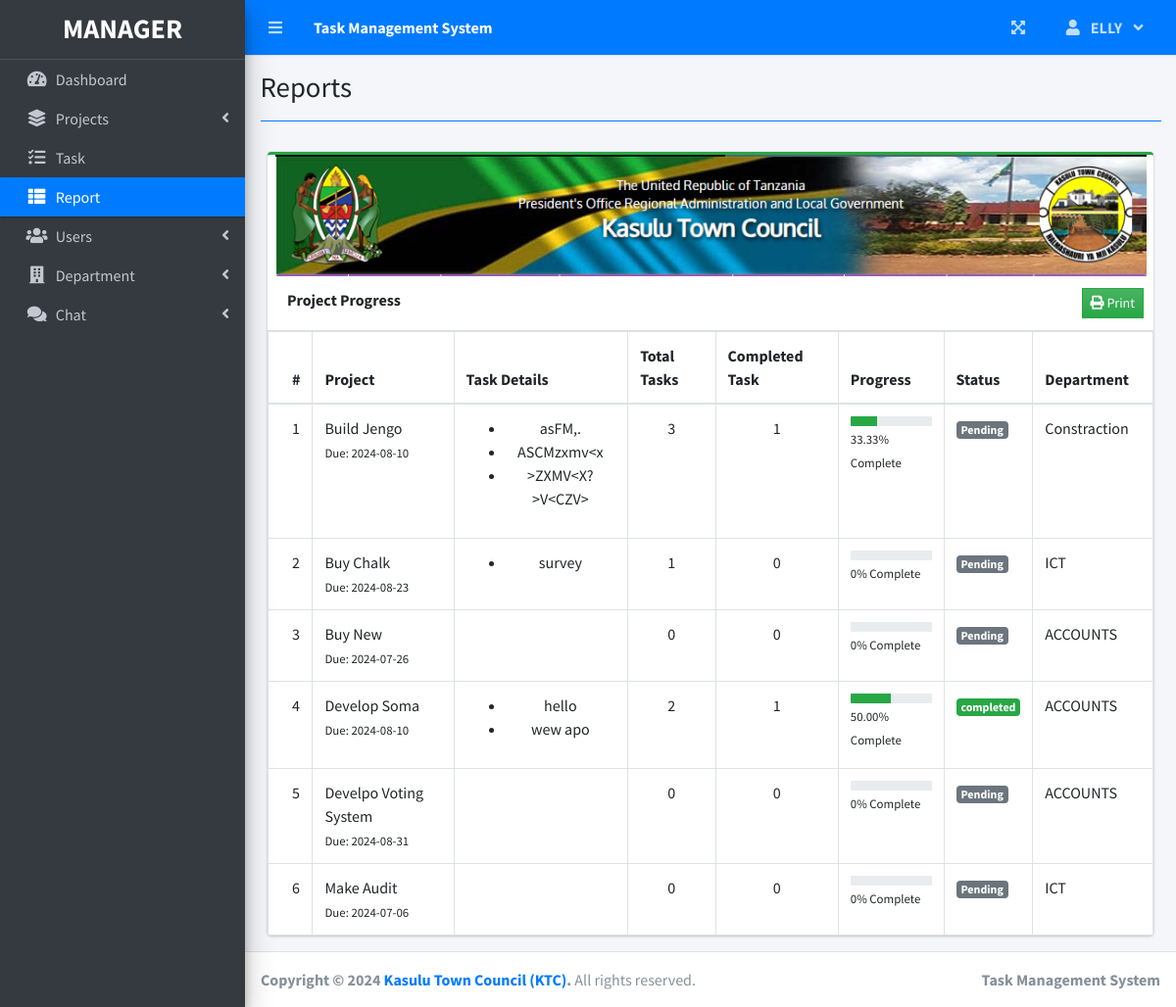
/index.php?page=reports (signed in), run on the app's committed database.
### tables this page shows
CREATE TABLE `project_list` (
  `id` int(11) NOT NULL,
  `name` varchar(200) NOT NULL,
  `description` text NOT NULL,
  `status` tinyint(4) NOT NULL,
  `start_date` date NOT NULL,
  `end_date` date NOT NULL,
  `manager_id` int(11) NOT NULL,
  `user_ids` text NOT NULL,
  `date_created` datetime NOT NULL DEFAULT current_timestamp()
);

CREATE TABLE `departments` (
  `id` int(11) NOT NULL,
  `department_name` varchar(100) NOT NULL,
  `description` text NOT NULL
);

### reports.php (the view, shortened to what this page needs)
<?php include 'db_connect.php' ?>
<div class="col-md-12">
    <div class="card card-outline card-success">
        <div class="col-md-12">
            <img src="assets/img/kasulu.png" alt="kasulu home" width="100%">
        </div>
        <div class="card-header">
            <b>Project Progress</b>
            <div class="card-tools">
                <button class="btn btn-flat btn-sm bg-gradient-success btn-success" id="print"><i class="fa fa-print"></i> Print</button>
            </div>
        </div>
        <div class="card-body p-0">
            <div class="table-responsive" id="printable">
                <table class="table m-0 table-bordered">
                    <thead>
                        <th>#</th>
                        <th>Project</th>
                        <th>Task Details</th>
                        <th>Total Tasks</th>
                        <th>Completed Task</th>
                        <th>Progress</th>
                        <th>Status</th>
                        <th>Department</th>
                    </thead>
                    <tbody>
                    <?php
                    $i = 1;
                    $stat = array("Pending", "Started", "On-Progress", "On-Hold", "Over Due", "completed");
                    $where = "";
                    $qry = $conn->query("
                        SELECT p.*, CONCAT(u.firstname, ' ', u.lastname) as pm_name, d.department_name as pm_department
                        FROM project_list p
                        LEFT JOIN users u ON p.manager_id = u.id
                        LEFT JOIN departments d ON u.department_id = d.id
                        $where
                        ORDER BY p.name ASC
                    ");
                    while ($row = $qry->fetch_assoc()):
                        $tprog = $conn->query("SELECT * FROM task_list WHERE project_id = {$row['id']}")->num_rows;
                        $cprog = $conn->query("SELECT * FROM task_list WHERE project_id = {$row['id']} AND status = 3")->num_rows;
                        $prog = $tprog > 0 ? ($cprog / $tprog) * 100 : 0;
                        $prog = $prog > 0 ? number_format($prog, 2) : $prog;
                        $tasks_qry = $conn->query("SELECT task FROM task_list WHERE project_id = {$row['id']}");
                        $tasks = [];
                        while ($task_row = $tasks_qry->fetch_assoc()) {
                            $tasks[] = $task_row['task'];
                        }
                        $tasks_list = '<ul>';
                        foreach ($tasks as $task) {
                            $tasks_list .= '<li>' . htmlspecialchars($task) . '</li>';
                        }
                        $tasks_list .= '</ul>';
                    ?>
                    <tr>
                        <td><?php echo $i++ ?></td>
                        <td>
                            <a>
                                <?php echo ucwords($row['name']) ?>
                            </a>
                            <br>
                            <small>
                                Due: <?php echo date("Y-m-d", strtotime($row['end_date'])) ?>
                            </small>
                        </td>
                        <td class="text-center">
                            <?php echo $tasks_list; ?>
                        </td>
                        <td class="text-center">
                            <?php echo number_format($tprog) ?>
                        </td>
                        <td class="text-center">
                            <?php echo number_format($cprog) ?>
                        </td>
                        <td class="project_progress">
                            <div class="progress progress-sm">
                                <div class="progress-bar bg-green" role="progressbar" aria-valuenow="<?php echo $prog ?>" aria-valuemin="0" aria-valuemax="100" style="width: <?php echo $prog ?>%">
                                </div>
                            </div>
                            <small>
                                <?php echo $prog ?>% Complete
                            </small>
                        </td>
                        <td class="project-state">
                            <?php
                            if ($stat[$row['status']] == 'Pending') {
                                echo "<span class='badge badge-secondary'>{$stat[$row['status']]}</span>";
                            } elseif ($stat[$row['status']] == 'Started') {
                                echo "<span class='badge badge-primary'>{$stat[$row['status']]}</span>";
                            } elseif ($stat[$row['status']] == 'On-Progress') {
                                echo "<span class='badge badge-info'>{$stat[$row['status']]}</span>";
                            } elseif ($stat[$row['status']] == 'On-Hold') {
                                echo "<span class='badge badge-warning'>{$stat[$row['status']]}</span>";
                            } elseif ($stat[$row['status']] == 'Over Due') {
                                echo "<span class='badge badge-danger'>{$stat[$row['status']]}</span>";
                            } elseif ($stat[$row['status']] == 'completed') {
                                echo "<span class='badge badge-success'>{$stat[$row['status']]}</span>";
                            }
                            ?>
                        </td>
                        <td>
                            <?php echo ucwords($row['pm_department']) ?>
                        </td>
                    </tr>
                    <?php endwhile; ?>
                    </tbody>
                </table>
            </div>
        </div>
    </div>
</div>

### index.php (shortened to what this page needs)
<!DOCTYPE html>
<html lang="en">
<?php
include 'header.php';
?>
<body class="hold-transition sidebar-mini layout-fixed layout-navbar-fixed layout-footer-fixed">
<div class="wrapper">
  <?php include 'topbar.php' ?>
  <?php include 'sidebar.php' ?>
  <div class="content-wrapper">
    <div class="content-header">
      <div class="container-fluid">
        <div class="row mb-2">
          <div class="col-sm-6">
            <h1 class="m-0"><?php echo $title ?></h1>
          </div>
        </div>
            <hr class="border-primary">
      </div>
    </div>
    <section class="content">
      <div class="container-fluid">
         <?php
            $page = isset($_GET['page']) ? $_GET['page'] : 'home';
            if(!file_exists($page.".php")){
                include '404.html';
            }else{
            include $page.'.php';
            }
          ?>
      </div>
    </section>
  </div>
  <footer class="main-footer">
    <strong>Copyright &copy; 2024 <a href="https://Kalasphere.com/">Kasulu Town Council (KTC)</a>.</strong>
    All rights reserved.
    <div class="float-right d-none d-sm-inline-block">
      <b><?php echo $_SESSION['system']['name'] ?></b>
    </div>
  </footer>
</div>
</body>
</html>

### header.php (shortened to what this page needs)
<head>
  <?php
  $title = isset($_GET['page']) ? ucwords(str_replace("_", ' ', $_GET['page'])) : "Home";
  ?>
  <link rel="stylesheet" href="assets/plugins/fontawesome-free/css/all.min.css">
  <link rel="stylesheet" href="assets/plugins/overlayScrollbars/css/OverlayScrollbars.min.css">
  <link rel="stylesheet" href="assets/plugins/datatables-bs4/css/dataTables.bootstrap4.min.css">
  <link rel="stylesheet" href="assets/plugins/datatables-responsive/css/responsive.bootstrap4.min.css">
  <link rel="stylesheet" href="assets/plugins/datatables-buttons/css/buttons.bootstrap4.min.css">
  <link rel="stylesheet" href="assets/plugins/select2/css/select2.min.css">
  <link rel="stylesheet" href="assets/plugins/select2-bootstrap4-theme/select2-bootstrap4.min.css">
  <link rel="stylesheet" href="assets/plugins/sweetalert2-theme-bootstrap-4/bootstrap-4.min.css">
  <link rel="stylesheet" href="assets/plugins/toastr/toastr.min.css">
  <link rel="stylesheet" href="assets/plugins/dropzone/min/dropzone.min.css">
  <link rel="stylesheet" href="assets/dist/css/jquery.datetimepicker.min.css">
  <link rel="stylesheet" href="assets/plugins/icheck-bootstrap/icheck-bootstrap.min.css">
  <link rel="stylesheet" href="assets/plugins/bootstrap4-toggle/css/bootstrap4-toggle.min.css">
  <link rel="stylesheet" href="assets/dist/css/adminlte.min.css">
  <link rel="stylesheet" href="assets/dist/css/styles.css">
  <link rel="stylesheet" href="assets/plugins/summernote/summernote-bs4.min.css">
</head>

### topbar.php (shortened to what this page needs)
<nav class="main-header navbar navbar-expand navbar-primary navbar-dark ">
  <ul class="navbar-nav">
    <?php if(isset($_SESSION['login_id'])): ?>
    <li class="nav-item">
      <a class="nav-link" data-widget="pushmenu" href="" role="button"><i class="fas fa-bars"></i></a>
    </li>
  <?php endif; ?>
    <li>
      <a class="nav-link text-white"  href="./" role="button"> <large><b><?php echo $_SESSION['system']['name'] ?></b></large></a>
    </li>
  </ul>
  <ul class="navbar-nav ml-auto">
    <li class="nav-item">
      <a class="nav-link" data-widget="fullscreen" href="#" role="button">
        <i class="fas fa-expand-arrows-alt"></i>
      </a>
    </li>
   <li class="nav-item dropdown">
          <a class="nav-link"  data-toggle="dropdown" aria-expanded="true" href="javascript:void(0)">
            <span>
              <div class="d-felx badge-pill">
                <span class="fa fa-user mr-2"></span>
                <span><b><?php echo ucwords($_SESSION['login_firstname']) ?></b></span>
                <span class="fa fa-angle-down ml-2"></span>
              </div>
            </span>
          </a>
    </li>
  </ul>
</nav>

### sidebar.php (shortened to what this page needs)
<aside class="main-sidebar sidebar-dark-primary elevation-4">
    <div class="dropdown">
        <a href="./" class="brand-link">
            <?php if(isset($_SESSION['login_type']) && $_SESSION['login_type'] == 1): ?>
                <h3 class="text-center p-0 m-0"><b>MANAGER</b></h3>
            <?php elseif(isset($_SESSION['login_type']) && $_SESSION['login_type'] == 2): ?>
                <h3 class="text-center p-0 m-0"><b><?=$department_name; ?> HOD</b></h3>
            <?php else: ?>
                <h3 class="text-center p-0 m-0"><b><?=$department_name; ?> MEMBER</b></h3>
            <?php endif; ?>
        </a>
    </div>
    <div class="sidebar pb-4 mb-4">
        <nav class="mt-2">
            <ul class="nav nav-pills nav-sidebar flex-column nav-flat" data-widget="treeview" role="menu" data-accordion="false">
                <li class="nav-item dropdown">
                    <a href="./" class="nav-link nav-home">
                        <i class="nav-icon fas fa-tachometer-alt"></i>
                        <p>Dashboard</p>
                    </a>
                </li>
                <li class="nav-item">
                    <a href="#" class="nav-link nav-edit_project nav-view_project">
                        <i class="nav-icon fas fa-layer-group"></i>
                        <p>Projects <i class="right fas fa-angle-left"></i></p>
                    </a>
                </li>
                <li class="nav-item">
                    <a href="./index.php?page=task_list" class="nav-link nav-task_list">
                        <i class="fas fa-tasks nav-icon"></i>
                        <p>Task</p>
                    </a>
                </li>
                <?php if(isset($_SESSION['login_type']) && $_SESSION['login_type'] != 3): ?>
                    <li class="nav-item">
                        <a href="./index.php?page=reports" class="nav-link nav-reports">
                            <i class="fas fa-th-list nav-icon"></i>
                            <p>Report</p>
                        </a>
                    </li>
                <?php endif; ?>
                <?php if(isset($_SESSION['login_type']) && $_SESSION['login_type'] == 1): ?>
                    <li class="nav-item">
                        <a href="#" class="nav-link nav-edit_user">
                            <i class="nav-icon fas fa-users"></i>
                            <p>Users <i class="right fas fa-angle-left"></i></p>
                        </a>
                    </li>
                <?php endif; ?>
                <?php if(isset($_SESSION['login_type']) && $_SESSION['login_type'] == 1): ?>
                    <li class="nav-item">
                        <a href="#" class="nav-link nav-edit_department">
                            <i class="nav-icon fas fa-building"></i>
                            <p>Department <i class="right fas fa-angle-left"></i></p>
                        </a>
                    </li>
                <?php endif; ?>
                <?php if(isset($_SESSION['login_type']) && in_array($_SESSION['login_type'], [1, 2, 3])): ?>
                    <li class="nav-item <?php echo (isset($_GET['page']) && $_GET['page'] === 'chat') ? 'menu-open' : ''; ?>">
                        <a href="#" class="nav-link nav-edit_chat <?php echo (isset($_GET['page']) && $_GET['page'] === 'chat') ? 'active' : ''; ?>">
                            <i class="nav-icon fas fa-comments"></i>
                            <p>Chat <i class="right fas fa-angle-left"></i></p>
                        </a>
                    </li>
                <?php endif; ?>
            </ul>
        </nav>
    </div>
</aside>

### data on the page
project_list: name "Build Jengo", end_date "2024-08-10", task "asFM,.", task "ASCMzxmv<x", task ">ZXMV<X?>V<CZV>", tprog "3", cprog "1", prog "33.33", status "Pending", departments.department_name "Constraction"
project_list: name "Buy Chalk", end_date "2024-08-23", task "survey", tprog "1", cprog "0", prog "0", status "Pending", departments.department_name "ICT"
project_list: name "Buy New", end_date "2024-07-26", tprog "0", cprog "0", prog "0", status "Pending", departments.department_name "ACCOUNTS"
project_list: name "Develop Soma", end_date "2024-08-10", task "hello", task "wew apo", tprog "2", cprog "1", prog "50.00", status "completed", departments.department_name "ACCOUNTS"
project_list: name "Develpo Voting System", end_date "2024-08-31", tprog "0", cprog "0", prog "0", status "Pending", departments.department_name "ACCOUNTS"
project_list: name "Make Audit", end_date "2024-07-06", tprog "0", cprog "0", prog "0", status "Pending", departments.department_name "ICT"

### other printed values
$_SESSION['system']['name'] "Task Management System"
$_SESSION['login_firstname'] "ELLY"
$title "Reports"
